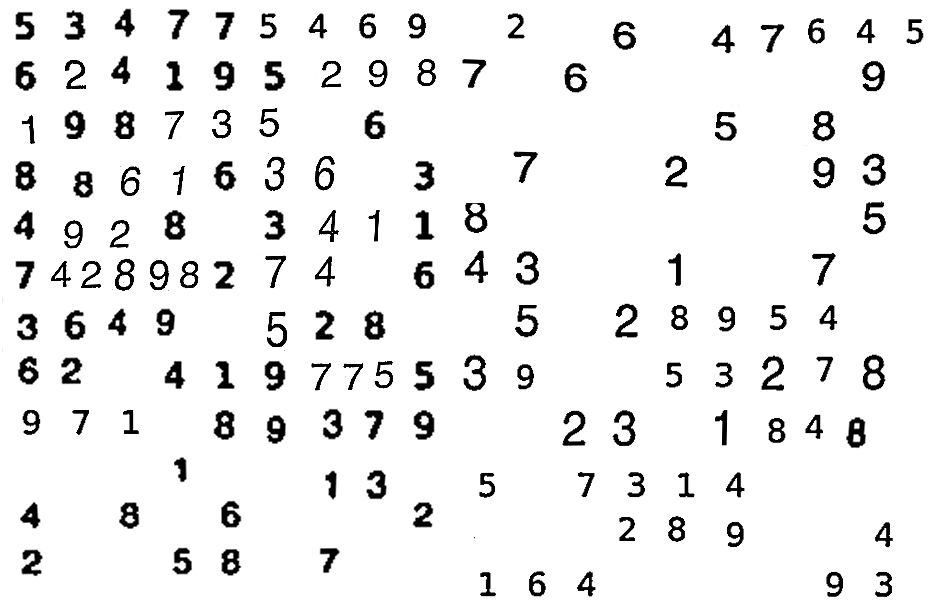
#> input picture trainio.png, 949 x 608 px
$ python ocrTrainerAuto.py   (Python 2 division)
#> lines starting #> are read from the running program, lines starting #| are printed output that depends on the picture; after the words box and inside, x2 and y2 are one past the last pixel; in counts of white or black regions, pixels touching at a corner belong together
import sys
import numpy as np
import cv2


def main():
    ROI_X_Width = 25
    ROI_Y_Height = 35
    ###The size of the training sample
    Training_Image = cv2.imread('trainio.png')
#> Training_Image is the input picture: shape (608, 949, 3); min 0, max 255, mean 238.5
    Training_Output = Training_Image.copy()
    ###Read the traing image
    Modified_Training_Image = cv2.cvtColor(Training_Image,cv2.COLOR_BGR2GRAY)
    Modified_Training_Image = cv2.GaussianBlur(Modified_Training_Image,(5,5),0)
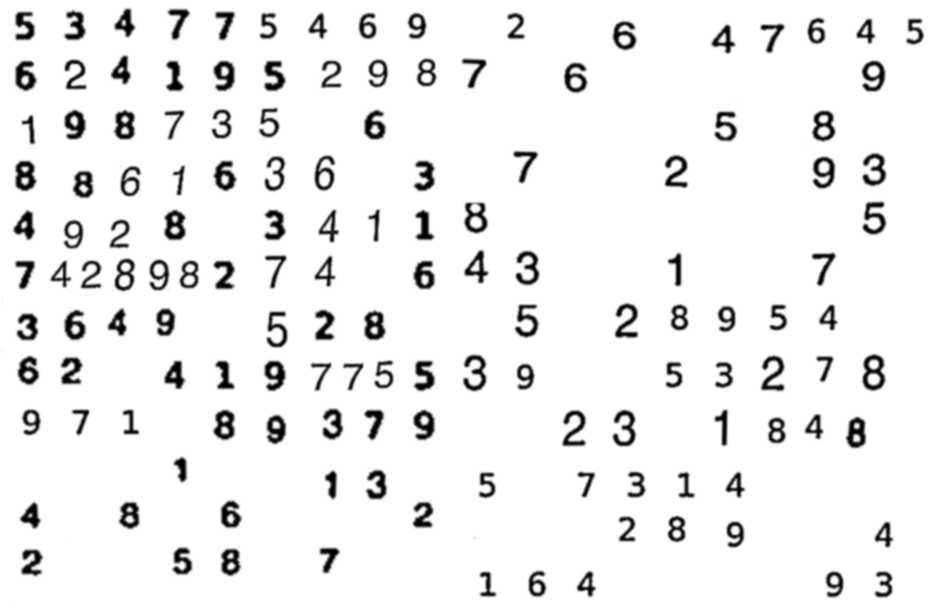
#> Modified_Training_Image: shape (608, 949); min 0, max 255, mean 238.5
    Modified_Training_Image = cv2.adaptiveThreshold(Modified_Training_Image,255,1,1,11,2)
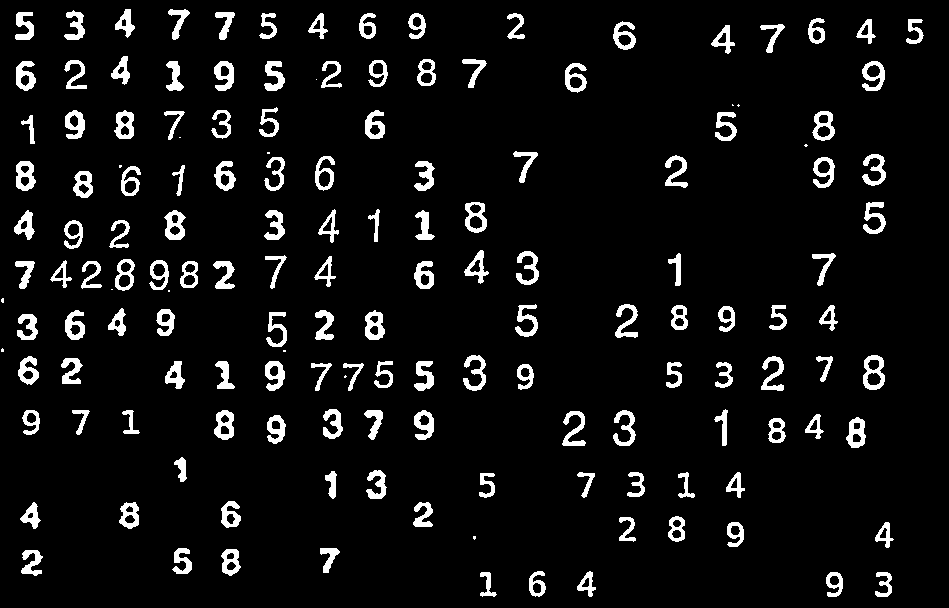
#> Modified_Training_Image: shape (608, 949); 6.8% white; 155 white regions (14 under 20 px)
    Training_Output = cv2.bitwise_not(Training_Output)
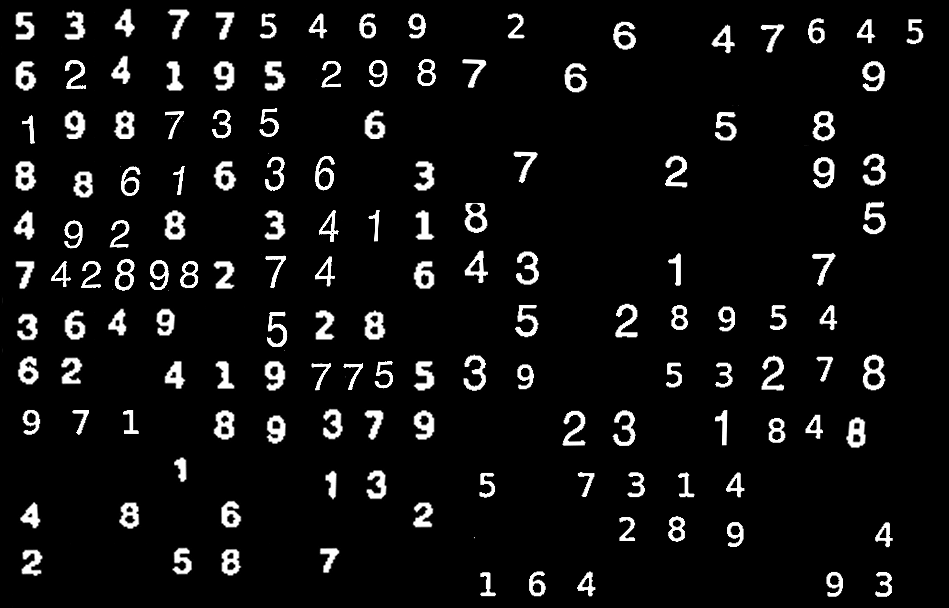
#> Training_Output: shape (608, 949, 3); min 0, max 255, mean 16.5
    ###Reduce noise and then convert it to binary image
    Contours, Hierarchy = cv2.findContours(Modified_Training_Image,cv2.RETR_LIST,cv2.CHAIN_APPROX_SIMPLE)
#> Contours = 240 contours, 14 with area under 20; largest, box (x1, y1, x2, y2) and area: (863, 355, 885, 390) 583, (465, 202, 487, 233) 510, (812, 111, 835, 141) 482, (115, 259, 135, 291) 452, (164, 210, 186, 240) 451
    ###Find Contours
    Samples =  np.empty((0,ROI_X_Width*ROI_Y_Height))
    ###Creates an empty array of Samples which will be used to store the pixel values
    for Contour in Contours:
        if cv2.contourArea(Contour)>10:
            [Abscissa,Ordinate,X_Width,Y_Height] = cv2.boundingRect(Contour)
            ###Selection criteria for preventing dots(noise)
            if  Y_Height>18:
                ###Another selection criteria (not really required)
                Region_of_Interest = Modified_Training_Image[Ordinate:Ordinate+Y_Height,Abscissa:Abscissa+X_Width]
                Region_of_Interest = cv2.resize(Region_of_Interest,(ROI_X_Width,ROI_Y_Height))
                ###Selects the digits one by one and draws a fitting rectangle around it and waits for a manual keypress
                Sample = Region_of_Interest.reshape((1,ROI_X_Width*ROI_Y_Height))
                Samples = np.append(Samples,Sample,0)
#> this loop made 240 passes
#> (Abscissa, Ordinate, X_Width, Y_Height) on passes 1 to 12: (532, 582, 10, 12), (581, 577, 9, 11), (829, 575, 11, 11), (875, 572, 17, 25), (826, 572, 17, 25), (480, 572, 17, 25), (577, 571, 19, 26), (529, 571, 17, 26), (226, 561, 11, 10), (226, 552, 9, 8), (21, 550, 22, 26), (221, 549, 20, 27)
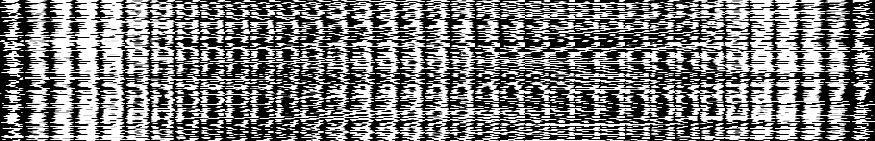
#> Samples: shape (141, 875) float64; min 0, max 255, mean 124.3
                ###Saves the corresponding pixel values in Samples
    print "Training Complete"
    np.savetxt('Samples.data',Samples)


if __name__ == "__main__":
    main()
